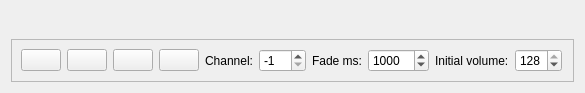
<?xml version="1.0" encoding="UTF-8"?>
<ui version="4.0">
 <class>MultiSfxItem</class>
 <widget class="QWidget" name="MultiSfxItem">
  <property name="geometry">
   <rect>
    <x>0</x>
    <y>0</y>
    <width>585</width>
    <height>92</height>
   </rect>
  </property>
  <property name="windowTitle">
   <string>Form</string>
  </property>
  <layout class="QGridLayout" name="gridLayout_2">
   <item row="0" column="0">
    <widget class="QLabel" name="sfxFileName">
     <property name="text">
      <string notr="true">&lt;unk&gt;</string>
     </property>
    </widget>
   </item>
   <item row="0" column="1">
    <spacer name="horizontalSpacer">
     <property name="orientation">
      <enum>Qt::Horizontal</enum>
     </property>
     <property name="sizeHint" stdset="0">
      <size>
       <width>487</width>
       <height>20</height>
      </size>
     </property>
    </spacer>
   </item>
   <item row="0" column="2">
    <widget class="QPushButton" name="closeSfx">
     <property name="enabled">
      <bool>true</bool>
     </property>
     <property name="text">
      <string notr="true"/>
     </property>
     <property name="icon">
      <iconset resource="../_resources/musicplayer.qrc">
       <normaloff>:/buttons/close.png</normaloff>:/buttons/close.png</iconset>
     </property>
     <property name="flat">
      <bool>true</bool>
     </property>
    </widget>
   </item>
   <item row="1" column="0" colspan="3">
    <widget class="QFrame" name="frame">
     <property name="frameShape">
      <enum>QFrame::StyledPanel</enum>
     </property>
     <property name="frameShadow">
      <enum>QFrame::Raised</enum>
     </property>
     <layout class="QGridLayout" name="gridLayout">
      <item row="0" column="9">
       <widget class="QSpinBox" name="initialVolume">
        <property name="minimum">
         <number>-1</number>
        </property>
        <property name="maximum">
         <number>128</number>
        </property>
        <property name="singleStep">
         <number>1</number>
        </property>
        <property name="value">
         <number>128</number>
        </property>
       </widget>
      </item>
      <item row="0" column="6">
       <widget class="QLabel" name="label_2">
        <property name="text">
         <string>Fade ms:</string>
        </property>
       </widget>
      </item>
      <item row="0" column="4">
       <widget class="QLabel" name="label">
        <property name="text">
         <string>Channel:</string>
        </property>
       </widget>
      </item>
      <item row="0" column="5">
       <widget class="QSpinBox" name="playChannel">
        <property name="minimum">
         <number>-1</number>
        </property>
        <property name="maximum">
         <number>100</number>
        </property>
        <property name="value">
         <number>-1</number>
        </property>
       </widget>
      </item>
      <item row="0" column="7">
       <widget class="QSpinBox" name="fadeLen">
        <property name="minimum">
         <number>0</number>
        </property>
        <property name="maximum">
         <number>50000</number>
        </property>
        <property name="singleStep">
         <number>500</number>
        </property>
        <property name="value">
         <number>1000</number>
        </property>
       </widget>
      </item>
      <item row="0" column="8">
       <widget class="QLabel" name="label_3">
        <property name="text">
         <string>Initial volume:</string>
        </property>
       </widget>
      </item>
      <item row="0" column="10">
       <spacer name="horizontalSpacer_2">
        <property name="orientation">
         <enum>Qt::Horizontal</enum>
        </property>
        <property name="sizeHint" stdset="0">
         <size>
          <width>40</width>
          <height>20</height>
         </size>
        </property>
       </spacer>
      </item>
      <item row="0" column="3">
       <widget class="QPushButton" name="stop">
        <property name="toolTip">
         <string>Stop</string>
        </property>
        <property name="text">
         <string notr="true"/>
        </property>
        <property name="icon">
         <iconset resource="../_resources/musicplayer.qrc">
          <normaloff>:/buttons/stop.png</normaloff>:/buttons/stop.png</iconset>
        </property>
       </widget>
      </item>
      <item row="0" column="2">
       <widget class="QPushButton" name="fadeOut">
        <property name="toolTip">
         <string>Fade out</string>
        </property>
        <property name="text">
         <string notr="true"/>
        </property>
        <property name="icon">
         <iconset resource="../_resources/musicplayer.qrc">
          <normaloff>:/buttons/stop_fadeout.png</normaloff>:/buttons/stop_fadeout.png</iconset>
        </property>
       </widget>
      </item>
      <item row="0" column="1">
       <widget class="QPushButton" name="fadeIn">
        <property name="toolTip">
         <string>Fade in</string>
        </property>
        <property name="text">
         <string notr="true"/>
        </property>
        <property name="icon">
         <iconset resource="../_resources/musicplayer.qrc">
          <normaloff>:/buttons/play_fadein.png</normaloff>:/buttons/play_fadein.png</iconset>
        </property>
       </widget>
      </item>
      <item row="0" column="0">
       <widget class="QPushButton" name="play">
        <property name="toolTip">
         <string>Play</string>
        </property>
        <property name="text">
         <string notr="true"/>
        </property>
        <property name="icon">
         <iconset resource="../_resources/musicplayer.qrc">
          <normaloff>:/buttons/play.png</normaloff>:/buttons/play.png</iconset>
        </property>
       </widget>
      </item>
     </layout>
    </widget>
   </item>
  </layout>
 </widget>
 <resources>
  <include location="../_resources/musicplayer.qrc"/>
 </resources>
 <connections/>
</ui>
